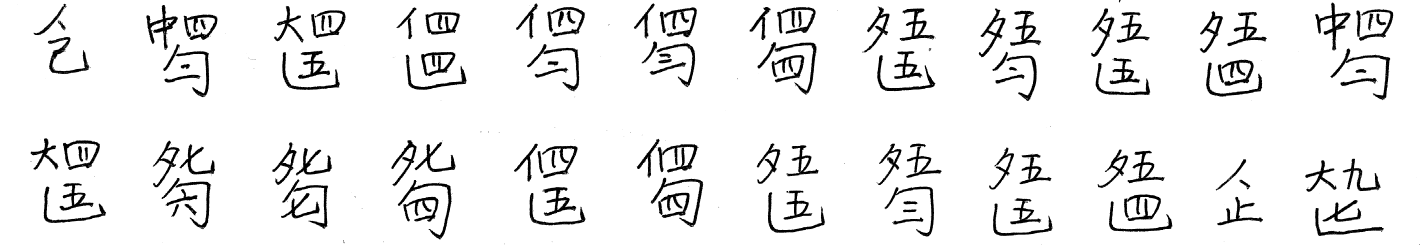
#> input picture 文献/glyphs/p51_img5.png, 8520 x 1472 px, given in place of tab33_r01_glyph.png, which was not available (shown at 1/6 size)
$ python eval_paper_tables.py
#> lines starting #> are read from the running program, lines starting #| are printed output that depends on the picture; after the words box and inside, x2 and y2 are one past the last pixel; in counts of white or black regions, pixels touching at a corner belong together; pictures that were not available may be replaced by others from this repository, and a replacement may not be noted
### 专利滴水算法实现/run_real.py
# -*- coding: utf-8 -*-
"""
真实谱字验证：用论文《HUNNUThesis》里的真实手写减字谱字"谱字A(=大/七/勾)"跑双向切分，
并与论文公开的"切分结果"（图3-24 的三个部件：大、七、勾）做 IoU 校验。
运行：python run_real.py   （依赖 ../文献/glyphs/ 下提取的嵌入图）
"""
import os
import numpy as np
from PIL import Image, ImageDraw
from segment import bidirectional_segment

GLYPHS = os.path.join(os.path.dirname(os.path.abspath(__file__)), '..', '文献', 'glyphs')
OUT = os.path.join(os.path.dirname(os.path.abspath(__file__)), 'output_real')
os.makedirs(OUT, exist_ok=True)


def load_ink(path, thresh=128):
    """读图 -> 布尔 ink（True=暗色墨迹）。红线因 R 高自然被排除。"""
#> called with thresh = 128
    im = Image.open(path).convert('RGB')
#> im: PIL image 8520x1472 RGB; 93% white; 507 black regions (367 under 20 px), largest, box (x1, y1, x2, y2) and area: (7890, 16, 8104, 303) 13446, (878, 30, 1067, 300) 13190, (2386, 1080, 2711, 1436) 12698
    a = np.array(im).astype(int)
    ink = (a[..., 0] < thresh) & (a[..., 1] < thresh) & (a[..., 2] < thresh)
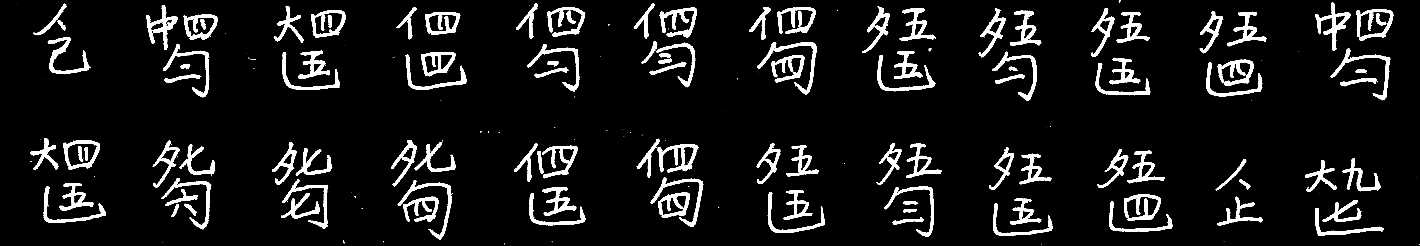
#> ink: shape (1472, 8520) bool (shown at 1/6 size); 7% white; 507 white regions (367 under 20 px), largest, box (x1, y1, x2, y2) and area: (7890, 16, 8104, 303) 13446, (878, 30, 1067, 300) 13190, (2386, 1080, 2711, 1436) 12698
    return ink


def ink_to_img(ink):
    return Image.fromarray(np.where(ink, 0, 255).astype(np.uint8), mode='L').convert('RGB')


# [80 lines left out: functions draw_path, bbox_sil, norm_sil, iou, main, not called in this run]


# [2 lines that do not run on import are left out]

### 专利滴水算法实现/eval_paper_tables.py
# -*- coding: utf-8 -*-
"""
论文表3-3 / 表3-4 真值对照（**只读**：读 `文献/glyphs/table33_34/`，不写任何文件）
=============================================================================
这是本项目唯一一处"拿论文的图当参照"的评测，用来回答"我实际能做到什么"。
在此之前，所有结论都只能定性说"跑得通"——因为没有分母。

数据来源
--------
`文献/glyphs/table33_34/{tab33|tab34}_rNN_glyph.png`  +  同行的 `_A/_B/_C/_D.png`
（由 `diagnostics/diag_extract_tables.py` 从 `文献/HUNNUThesis.pdf` 抽取）

- `_glyph` 格 = 论文表格第 1 列，**干净字形**，已断言无彩色像素 → 可作算法输入
- `_A/_B/_C/_D` 格 = 论文用四个优化指标各跑一遍的结果图 → **只用来读线**

⚠️ 红线一：`_A~_D` 格不能当输入
    论文的绿线画在墨迹之上，覆盖 16% 的压墨像素、在列方向把墨挖出缺口。
    实测：同一张谱字A，干净图 → 锚点 col 46；带绿线的图 → col 76。
    所以本脚本只用 glyph 格跑算法、只用结果格读线。

⚠️ 红线二：读图口径必须用 `run_real.load_ink`（RGB 逐通道 <128）
    `convert('L') < 128` 会把图内红线（灰度约 76）当成墨迹。

本脚本给出四个量（不要只看其中一个）
------------------------------------
[0] 栅格一致性检验
    论文的结果格与字形格是不是同一块画布？判据：把结果格的红/绿像素剔掉后，
    剩下的墨迹与字形格**逐像素**比。放宽到 8 邻域膨胀 1px 仍有大量差异 ⇒ 不同画布。
    **不同画布 ⇒ 坐标不可比 ⇒ 该行必须从 [2][3] 中剔除。**
    （这是一个客观的排版事实，不是本实现的评价。）

[1] 参考线读法：把结果格里的红线/绿线读成"逐列行号/逐行列号"两条折线。

[2] 一致率（仅对「同格」的行）
    l₁：逐列比行号；l₂：逐行比列号。中位差 ≤ TOL 记为一致。

[3] 穿墨量对照（**同一把尺子**）
    把论文的线与本实现的轨迹分别叠在**干净字形**上，数各自压在墨迹上的像素。
    必须先**统一线宽**：论文画的红/绿线是 3px 粗、本实现的轨迹是 1px，
    不统一就等于让本实现白占便宜。故本脚本把两边都按 3px 统计。

[4] l₂ 选优指标 B vs D
    本实现默认 `metric2='B'`（依据论文表3-1 对谱字B 的两字轶事）。
    而论文 §3.4.5 的集级统计（表3-5/3-6）明确写「优化指标 B 在四个优化指标中
    表现最差」，论文最终选 **D**。此处按 [3] 的同一把尺子实测两者的差别。

运行：cd 专利滴水算法实现 && python eval_paper_tables.py
"""
import os
import sys

import numpy as np
from PIL import Image
from scipy import ndimage

HERE = os.path.dirname(os.path.abspath(__file__))
sys.path.insert(0, HERE)

from run_real import load_ink                      # noqa: E402 统一 RGB 读图口径
from segment import bidirectional_segment           # noqa: E402

GLYPH_DIR = os.path.join(HERE, '..', '文献', 'glyphs', 'table33_34')
TOL = 3          # 行/列差 ≤ 3px 记为"一致"（抽图 300dpi 下约 1.5 格）
GRID_TOL = 5     # 判定"同画布"时允许的残余墨像素数
LINE_W = 3       # 论文线宽
METRICS = ('A', 'B', 'C', 'D')

# 论文正文声明的"该字哪几个指标切分正确"（§3.4.3 p55 / §3.4.4 p56 原文）
PAPER_OK = {
    ('tab33', 1): 'ABCD', ('tab33', 2): 'ABCD', ('tab33', 3): 'ABCD',
    ('tab33', 4): 'ABCD', ('tab33', 5): 'ABCD', ('tab33', 6): 'ABCD',
    ('tab33', 7): 'ABCD', ('tab33', 8): 'ABCD', ('tab33', 9): 'ABCD',
    ('tab33', 10): 'AD',                          # B/C 过度追求小偏移 → 熔断
    ('tab34', 1): 'BCD', ('tab34', 2): 'ACD', ('tab34', 3): 'BCD',
    ('tab34', 4): 'ABCD', ('tab34', 5): 'AD',
}
ROWS = [('tab33', i) for i in range(1, 11)] + [('tab34', i) for i in range(1, 6)]


def load_png(path):
    return np.array(Image.open(path).convert('RGB')).astype(int)
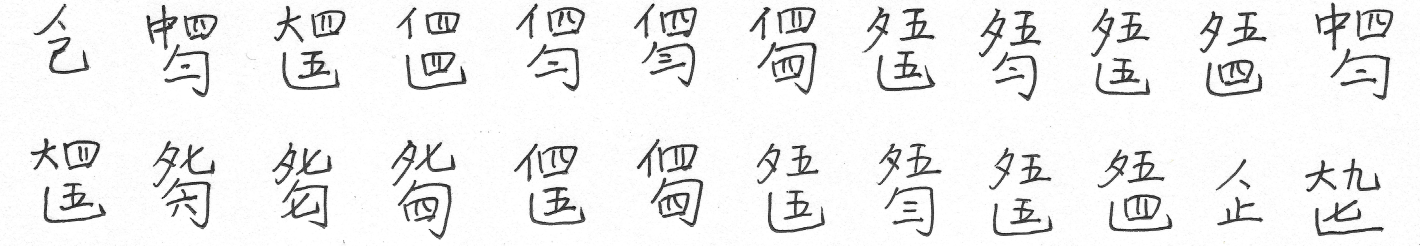
#> input picture 文献/glyphs/p51_img4.jpeg, 8520 x 1472 px, given in place of tab33_r01_A.png, which was not available (shown at 1/6 size)


def mask_red(a):
    return (a[..., 0] > 150) & (a[..., 1] < 110) & (a[..., 2] < 110)


def mask_green(a):
    return (a[..., 1] > 130) & (a[..., 0] < 120) & (a[..., 2] < 120)


def paths_from_panel(panel):
    """读结果格：返回 (l1 逐列行号 dict, l2 逐行列号 dict)。"""
    red, grn = mask_red(panel), mask_green(panel)
    l1 = {}
    for c in range(red.shape[1]):
        rr = np.where(red[:, c])[0]
        if len(rr):
            l1[c] = int(round(rr.mean()))
    l2 = {}
    for r in range(grn.shape[0]):
        cc = np.where(grn[r, :])[0]
        if len(cc):
            l2[r] = int(round(cc.mean()))
    return l1, l2


def same_canvas(ink, panel):
    """结果格剔掉线像素后，与字形格是否同一栅格？

    两图尺寸可能不等（结果格宽度恒为 183，字形格 182；高度也可能差几像素），
    故先按左上对齐裁到公共尺寸再比 —— 尺寸差本身由调用方单独打印。
    """
    H = min(ink.shape[0], panel.shape[0])
#> H = 1472
    W = min(ink.shape[1], panel.shape[1])
#> W = 8520
    ink2 = ink[:H, :W]
    lines = (mask_red(panel) | mask_green(panel))[:H, :W]
#> in mask_red, `return (a[..., 0] > 150) & (a[..., 1] < 110) & (a[..., 2] < 110)`: returned value: shape (1472, 8520) bool; every value is 0
    pk = load_ink_from(panel)[:H, :W] & ~lines
#> in load_ink_from, `return (panel[..., 0] < 128) & (panel[..., 1] < 128) & (panel[..., 2] ..`: returned value: shape (1472, 8520) bool; 6.7% white; 437 white regions (301 under 20 px), largest, box (x1, y1, x2, y2) and area: (7890, 16, 8104, 303) 12898, (878, 30, 1067, 300) 12659, (2387, 1080, 2711, 1436) 12251
    st = ndimage.generate_binary_structure(2, 2)
    d_ink = ndimage.binary_dilation(ink2, st, iterations=1)
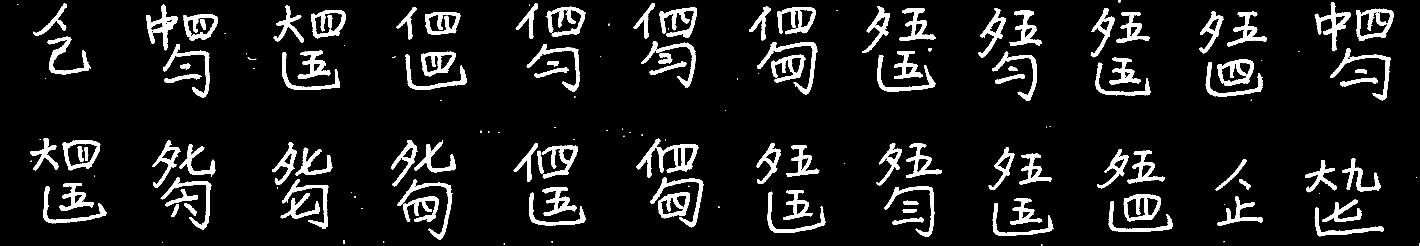
#> d_ink: shape (1472, 8520) bool (shown at 1/6 size); 8.3% white; 242 white regions (81 under 20 px), largest, box (x1, y1, x2, y2) and area: (3945, 865, 4194, 1036) 16192, (4543, 252, 4903, 569) 16060, (3957, 43, 4182, 227) 16010
    d_pk = ndimage.binary_dilation(pk, st, iterations=1)
#> d_pk: shape (1472, 8520) bool; 8.2% white; 208 white regions (57 under 20 px), largest, box (x1, y1, x2, y2) and area: (3945, 865, 4193, 1036) 16020, (3957, 43, 4182, 227) 15856, (4543, 252, 4903, 569) 15838
    miss = int((ink2 & ~d_pk).sum())
#> miss = 477
    extra = int((pk & ~d_ink).sum())
#> extra = 0
    return miss + extra, miss, extra


def load_ink_from(panel):
    """把已读入的 RGB 数组按 load_ink 的同一口径二值化（RGB 逐通道 <128）。"""
    return (panel[..., 0] < 128) & (panel[..., 1] < 128) & (panel[..., 2] < 128)


def paint_thickness(mask_hw, thick=LINE_W):
    """把 1px 轨迹加粗到 thick 像素，公平比较穿墨量。"""
    if thick <= 1:
        return mask_hw
    st = ndimage.generate_binary_structure(2, 2)
    return ndimage.binary_dilation(mask_hw, st, iterations=thick // 2)


def crossings(ink, pts, thick):
    H, W = ink.shape
    m = np.zeros((H, W), dtype=bool)
    for (y, x) in pts:
        if 0 <= y < H and 0 <= x < W:
            m[y, x] = True
    return int((paint_thickness(m, thick) & ink).sum())


def main():
    # ---------- [0] 栅格一致性 ----------
    print('=' * 78)
    print('[0] 栅格一致性检验：论文结果格 vs 字形格 是否同一块画布')
    print('    判据：剔掉红/绿线像素后，8 邻域膨胀 1px 仍差的墨像素数（≤%d 记为同格）'
          % GRID_TOL)
    usable = set()
    for key in ROWS:
        tbl, idx = key
        ink = load_ink(os.path.join(GLYPH_DIR, '%s_r%02d_glyph.png' % (tbl, idx)))
        panel = load_png(os.path.join(GLYPH_DIR, '%s_r%02d_A.png' % (tbl, idx)))
        diff, miss, extra = same_canvas(ink, panel)
#> diff = 477; miss = 477; extra = 0
        ok = diff <= GRID_TOL
#> ok = False
        if ok:
            usable.add(key)
        print('    %s#%-3d 尺寸 %dx%d vs %dx%d   残余差 %-5d(失%d/多%d)   %s'
              % (tbl, idx, ink.shape[0], ink.shape[1],
                 panel.shape[0], panel.shape[1], diff, miss, extra,
                 '同格' if ok else '★ 不同画布 → 坐标不可比'))
#|     tab33#1   尺寸 1472x8520 vs 1472x8520   残余差 477  (失477/多0)   ★ 不同画布 → 坐标不可比
    print('    ⇒ 可用于坐标比较：%d/%d 行' % (len(usable), len(ROWS)))

    # ---------- [1][2] 一致率 ----------
    print()
    print('=' * 78)
    print('[1][2] 参考线一致率（TOL=%dpx，只统计同格的行）' % TOL)
    print('       l1 逐列比行号 / l2 逐行比列号')
    print('%-10s%-5s%10s%10s%7s%10s%10s%7s'
          % ('字', '指标', '我们l1', '论文l1', 'Δ中位', '我们l2', '论文l2', 'Δ中位'))

    detail = {}
    for key in ROWS:
        tbl, idx = key
        ink = load_ink(os.path.join(GLYPH_DIR, '%s_r%02d_glyph.png' % (tbl, idx)))
        if key not in usable:
            continue
        detail[key] = {}
        for m in METRICS:
            panel = load_png(os.path.join(GLYPH_DIR, '%s_r%02d_%s.png' % (tbl, idx, m)))
            p1, p2 = paths_from_panel(panel)
            res = bidirectional_segment(ink, metric=m, metric2=m)
            o1 = {(y, x)[1]: (y, x)[0] for (y, x) in res['l1_path']}
            o2 = {(y, x)[0]: (y, x)[1] for (y, x) in res['l2_path']}
            d1 = [abs(o1[c] - p1[c]) for c in p1 if c in o1]
            d2 = [abs(o2[r] - p2[r]) for r in p2 if r in o2]
            detail[key][m] = dict(d1=np.median(d1) if d1 else None,
                                  d2=np.median(d2) if d2 else None)
            print('%-10s%-5s%10s%10s%7s%10s%10s%7s'
                  % ('%s#%d' % (tbl, idx), m,
                     res['l1_path'][0][0], p1.get(0, '-'),
                     '%.1f' % detail[key][m]['d1'] if d1 else '-',
                     res['intersect'][1], max(p2.values()) if p2 else '-',
                     '%.1f' % detail[key][m]['d2'] if d2 else '-'))

    n_ok = sum(1 for per in detail.values() for v in per.values()
               if v['d1'] is not None and v['d1'] <= TOL)
    n_tot = sum(1 for per in detail.values() for v in per.values() if v['d1'] is not None)
    print('    l1 逐列中位差 ≤%dpx 的比例：%d/%d = %.1f%%' % (TOL, n_ok, n_tot, 100.0 * n_ok / max(n_tot, 1)))
    n_ok = sum(1 for per in detail.values() for v in per.values()
               if v['d2'] is not None and v['d2'] <= TOL)
    n_tot = sum(1 for per in detail.values() for v in per.values() if v['d2'] is not None)
    print('    l2 逐行中位差 ≤%dpx 的比例：%d/%d = %.1f%%' % (TOL, n_ok, n_tot, 100.0 * n_ok / max(n_tot, 1)))

    # ---------- [3] 穿墨量对照 ----------
    print()
    print('=' * 78)
    print('[3] 穿墨量对照（同一把尺子：都按 %dpx 线宽统计，叠在干净字形上）' % LINE_W)
    print('%-10s%12s%12s%12s%12s'
          % ('字', '论文l1穿墨', '我们l1穿墨', '论文l2穿墨', '我们l2穿墨'))
    t = [0, 0, 0, 0]
    for key in ROWS:
        tbl, idx = key
        ink = load_ink(os.path.join(GLYPH_DIR, '%s_r%02d_glyph.png' % (tbl, idx)))
        panelA = load_png(os.path.join(GLYPH_DIR, '%s_r%02d_A.png' % (tbl, idx)))
        p1, p2 = paths_from_panel(panelA)
        res = bidirectional_segment(ink)
        # 论文线：逐列行号 -> 点集
        pp1 = [(p1[c], c) for c in p1 if key in usable]
        pp2 = [(r, p2[r]) for r in p2 if key in usable]
        v = (crossings(ink, pp1, LINE_W),
             crossings(ink, res['l1_path'], LINE_W),
             crossings(ink, pp2, LINE_W),
             crossings(ink, res['l2_path'], LINE_W))
        if key not in usable:
            print('%-10s      —— 不同画布，不计 ——' % ('%s#%d' % (tbl, idx)))
            continue
        for i in range(4):
            t[i] += v[i]
        print('%-10s%12d%12d%12d%12d' % ('%s#%d' % (tbl, idx), v[0], v[1], v[2], v[3]))
    print('%-10s%12d%12d%12d%12d' % ('合计(同格行)', t[0], t[1], t[2], t[3]))

    # ---------- [4] l2 指标 B vs D ----------
    print()
    print('=' * 78)
    print('[4] l2 选优指标 B vs D（l1 固定 D；论文 §3.4.5 说 B 最差、最终选 D）')
    print('%-10s%16s%22s%22s'
          % ('字', '论文 l2 起点/锚点', 'B: 起点/锚点/穿墨', 'D: 起点/锚点/穿墨'))
    sb = sd = 0
    wd = wb = 0
    for key in ROWS:
        tbl, idx = key
        if key not in usable:
            continue
        ink = load_ink(os.path.join(GLYPH_DIR, '%s_r%02d_glyph.png' % (tbl, idx)))
        panelA = load_png(os.path.join(GLYPH_DIR, '%s_r%02d_A.png' % (tbl, idx)))
        _, p2 = paths_from_panel(panelA)
        rows = sorted(p2)
        pr = p2[rows[-1]]
        out = {}
        for mt in 'BD':
            r = bidirectional_segment(ink, metric='D', metric2=mt)
            out[mt] = (r['start2'][1], r['intersect'][1],
                       crossings(ink, r['l2_path'], 1))
        db, dd = abs(out['B'][1] - pr), abs(out['D'][1] - pr)
        sb += out['B'][2]
        sd += out['D'][2]
        if dd < db:
            wd += 1
        if db < dd:
            wb += 1
        print('%-10s%16s%22s%22s'
              % ('%s#%d' % (tbl, idx), '%d/%d' % (p2[rows[0]], pr),
                 '%d/%d/%d' % out['B'], '%d/%d/%d' % out['D']))
    print('    l2 穿墨合计：B=%d   D=%d' % (sb, sd))
    print('    锚点更接近论文线的次数：B 胜 %d 次，D 胜 %d 次' % (wb, wd))

    # ---------- 结论 ----------
    print()
    print('=' * 78)
    print('【结论 —— 读数前请先读这三条限制】')
    print(' 1. 表3-4（粘连字）的结果格与字形格不是同一画布，坐标不可比，')
    print('    已从一致率与穿墨量中剔除；本脚本对粘连字只证明了"跑得通"。')
    print(' 2. 论文结果格里的红/绿线是**画上去的参考线**，不是程序逐格输出：')
    print('    - 表3-3 十个字的 l2 起点列恒为 72（≈0.40W），与指标无关；')
    print('    - 三个字的四个指标面板绿线**逐像素完全相同**。')
    print('    所以"一致率"只说明"两版走同一条线"，不等于"切分正确"。')
    print(' 3. 论文自己的 l2 线也会切穿笔画（表3-3 上合计 %d 像素），' % t[2])
    print('    故"切线必须走空白通道"不是论文的判据，不能拿它当自动真值。')
    print()
    print(' 论文自身在表3-5/3-6 上报的集级准确率：谱字集A 99.06% / 集B 95.53%')
    print(' （四指标里 D 最优、B 最差；集 A：A=99.06 B=96.26 C=97.20 D=99.06，')
    print('   传统滴水 93.45，投影分割 53.27）。')


if __name__ == '__main__':
#> (the run stopped early here; a loop or call above may not have finished)
